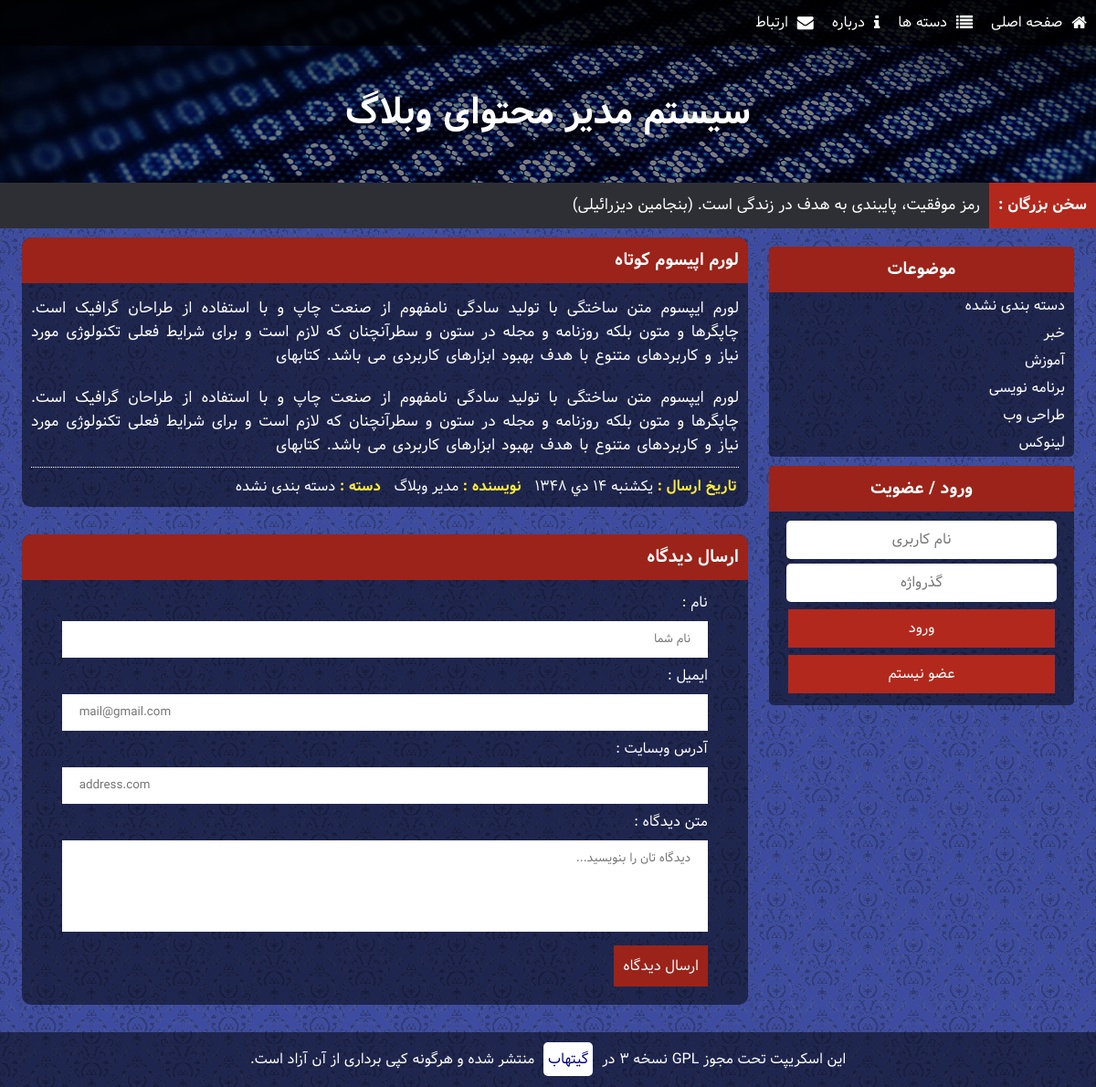
Page /post.php?id=3 on the earlier database version.
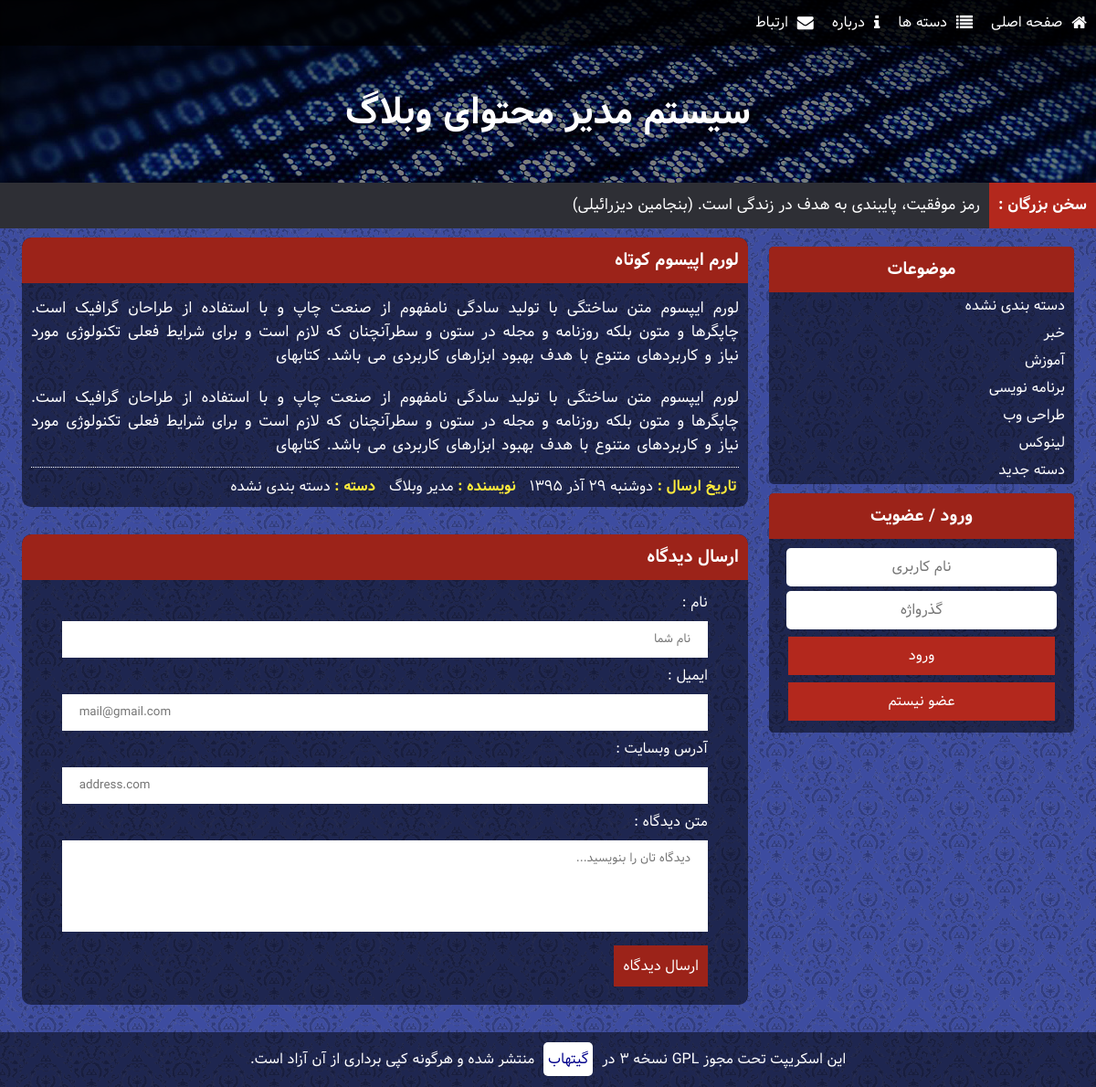
Same page on the later database version.
### tables this page shows
CREATE TABLE `CATS` (
  `ID` int(10) UNSIGNED NOT NULL,
  `NAME` varchar(30) NOT NULL
);

CREATE TABLE `POSTS` (
  `ID` int(11) UNSIGNED NOT NULL,
  `TYPE` tinyint(1) UNSIGNED ZEROFILL NOT NULL,
  `AUTHOR` int(11) NOT NULL,
  `TITLE` varchar(255) NOT NULL,
  `STEXT` text NOT NULL,
  `FTEXT` text NOT NULL,
  `CAT` int(10) UNSIGNED NOT NULL DEFAULT '0',
  `TIME` int(11) UNSIGNED NOT NULL,
  `TAGS` text NOT NULL
);

### includes/config.php (called while the page is built)
<?php
	$CONF = array(
		'remoteurl'	=>	'localhost',
		'dbuser'		=>	'root',
		'dbpass'		=>	'123456789',
		'dbname'		=>	'blog',
		'SITE_TITLE'	=>	'سیستم مدیر محتوای وبلاگ',
	);
	$TEXTS = array(
		'بهتر است روی پای خود بمیری تا روی زانو‌هایت زندگی کنی. (رودی)',
		'بر روی زمین چیزی بزرگتر از انسان نیست و در انسان چیزی بزرگتر از فکر او. (همیلتون)',
		'عمر آنقدر کوتاه است که نمی‌ارزد آدم حقیر و کوچک بماند. (دیزرائیلی)',
		'افراد شجاع فرصت می آفرینند .ترسوها و ضعفا منتظر فرصت می نشینند.(گوته)',
		'هر انسانی مرتکب اشتباه می شود؛ اما فقط انسان های احمق اشتباه خود را تکرار می کنند. (سیسرون)',
		'اگر در قدم اول موفقیت نصیب ما می شد، سعی و عمل دیگر معنایی نداشت.(موریس مترلینگ)',
		'کسی که شهامت قبول خطر را نداشته باشد، در زندگی به مقصود نخواهد رسید. (محمد علی كلی)',
		' آدمی ساخته‌ی افکار خویش است فردا همان خواهد شد که امروز می‌اندیشیده است. (مترلینگ)',
		'انسان همان چیزی است که باور دارد. (آنتوان چخوف)',
		'از دست دادن امیدی پوچ و محال، خود موفقیت و پیشرفتی بزرگ است. (شکسپیر)',
		'موفقیت بر روی ستون های شکست شکل می گیرد. (سری چتری)',
		'شکست یک عامل نیروبخش است، نه یک بازدارنده؛ هر شکست بذری از موفقیت در دل دارد. (ناپلئون هیل)',
		'کارایی اساس بقا است، اما لازمه موفقیت ثمربخش بودن است. (جان ماکسول)',
		'هرکس خواهان موفقیت است باید یاد بگیرد که ناکامی جزء حتمی فرایند پیشرفت است. (برادرز)',
		'موفقیت تنها نصیب معدودی می شود و این درحالی است که کثیری از مردم در رویای موفقیت به سر می برند. (جان جانسون)',
		'رمز موفقیت، پایبندی به هدف در زندگی است. (بنجامین دیزرائیلی)',
		'نخستین قانون موفقیت، تمرکز است. (ویلیام ماتیوس)',
		'بزرگ ترین موفقیت عبارت است از اعتماد یا سازش کامل بین اشخاص صمیمی. (رالف والدو امرسون)',
		'اگر کسی استعداد طبیعی داشته باشد بازهم باید برای موفقیت تمرین کند و آماده شود. (جان ماکسول)',
		'موفقیت برای اشخاص کم ظرفیت مقدمه گستاخی است. (مثل ایتالیایی)',
		'از موفقیت دیگران همان اندازه خوشحال باش که از موفقیت خودت خشنود می شوی. (کریستین لارسون)',
		'به یاد داشته باش که برای موفقیت، بیش از هر چیز به اراده و تصمیم نیاز داری. (آبراهام لینکلن)',
		'موفقیت در آرزوها، نسبت مستقیم با قدرت اراده ما دارد. (دیل کارنگی)',
		'به جای اینکه سعی کنید مرد موفقیت باشید، سعی کنید مرد ارزش ها باشید. (آلبرت اینشتین)',
		'هر موفقیت بزرگی نتیجه هزاران تلاش کوچک و عادی است که مورد توجه و ستایش دیگران قرار نمی گیرد. (برایان تریسی)'
	);
?>

### includes/PersianCalendar.php (called while the page is built, shortened)
<?php
function mds_date($format, $when="now", $persianNumber = 1)
{
	$TZhours=0;
	$TZminute=0;
	$result="";
	if($when=="now"){
		$year=date("Y");
		$month=date("m");
		$day=date("d");
		list( $Dyear, $Dmonth, $Dday ) = gregorian_to_mds($year, $month, $day);
		$when=mktime(date("H")+$TZhours,date("i")+$TZminute,date("s"),date("m"),date("d"),date("Y"));
	}else{
		$when+=$TZhours*3600+$TZminute*60;
		$date=date("Y-m-d",$when);
		list( $year, $month, $day ) = preg_split ( '/-/', $date );
		list( $Dyear, $Dmonth, $Dday ) = gregorian_to_mds($year, $month, $day);
		}
	$need= $when;
	$year=date("Y",$need);
	$month=date("m",$need);
	$day=date("d",$need);
	$i=0;
	$subtypetemp="";
	list( $Dyear, $Dmonth, $Dday ) = gregorian_to_mds($year, $month, $day);
	while($i<strlen($format))
	{
		$subtype=substr($format,$i,1);
		switch ($subtype)
		{
			case"F":
				$result.=monthname($Dmonth);
				break;
			case "j":
				$result1=$Dday;
				if($persianNumber==1) $result.=Convertnumber2farsi($result1);
				else $result.=$result1;
				break;
			case "l":
				$result1=date("l",$need);
				if($result1=="Saturday") $result1="&#1588;&#1606;&#1576;&#1607;";
				else if($result1=="Sunday") $result1="&#1610;&#1603;&#1588;&#1606;&#1576;&#1607;";
				else if($result1=="Monday") $result1="&#1583;&#1608;&#1588;&#1606;&#1576;&#1607;";
				$result.=$result1;
				break;
			case "Y":
				$result1=$Dyear;
				if($persianNumber==1) $result.=Convertnumber2farsi($result1);
				else $result.=$result1;
				break;
			default:
				$result.=$subtype;
		}
		$subtypetemp=substr($format,$i,1);
	$i++;
	}
	return $result;
}
function monthname($month)
{
    if($month=="09") return "&#1570;&#1584;&#1585;";
    if($month=="10") return "&#1583;&#1610;";
}
function Convertnumber2farsi($srting)
{
	$num0="&#1776;";
	$num1="&#1777;";
	$num2="&#1778;";
	$num3="&#1779;";
	$num4="&#1780;";
	$num5="&#1781;";
	$num6="&#1782;";
	$num7="&#1783;";
	$num8="&#1784;";
	$num9="&#1785;";
	$stringtemp="";
	$len=strlen($srting);
	for($sub=0;$sub<$len;$sub++)
	{
		 if(substr($srting,$sub,1)=="0")$stringtemp.=$num0;
		 elseif(substr($srting,$sub,1)=="1")$stringtemp.=$num1;
		 elseif(substr($srting,$sub,1)=="2")$stringtemp.=$num2;
		 elseif(substr($srting,$sub,1)=="3")$stringtemp.=$num3;
		 elseif(substr($srting,$sub,1)=="4")$stringtemp.=$num4;
		 elseif(substr($srting,$sub,1)=="5")$stringtemp.=$num5;
		 elseif(substr($srting,$sub,1)=="6")$stringtemp.=$num6;
		 elseif(substr($srting,$sub,1)=="7")$stringtemp.=$num7;
		 elseif(substr($srting,$sub,1)=="8")$stringtemp.=$num8;
		 elseif(substr($srting,$sub,1)=="9")$stringtemp.=$num9;
		 else $stringtemp.=substr($srting,$sub,1);
	}
return   $stringtemp;
}
function div($a,$b)
{
    return (int) ($a / $b);
}
function gregorian_to_mds ($g_y, $g_m, $g_d)
{
    $g_days_in_month = array(31, 28, 31, 30, 31, 30, 31, 31, 30, 31, 30, 31);
    $m_days_in_month = array(31, 31, 31, 31, 31, 31, 30, 30, 30, 30, 30, 29);
   $gy = $g_y-1600;
   $gm = $g_m-1;
   $gd = $g_d-1;
   $g_day_no = 365*$gy+div($gy+3,4)-div($gy+99,100)+div($gy+399,400);
   for ($i=0; $i < $gm; ++$i)
      $g_day_no += $g_days_in_month[$i];
   if ($gm>1 && (($gy%4==0 && $gy%100!=0) || ($gy%400==0)))
      $g_day_no++;
   $g_day_no += $gd;
   $m_day_no = $g_day_no-79;
   $j_np = div($m_day_no, 12053);
   $m_day_no = $m_day_no % 12053;
   $jy = 979+33*$j_np+4*div($m_day_no,1461);
   $m_day_no %= 1461;
   if ($m_day_no >= 366) {
      $jy += div($m_day_no-1, 365);
      $m_day_no = ($m_day_no-1)%365;
   }
   for ($i = 0; $i < 11 && $m_day_no >= $m_days_in_month[$i]; ++$i)
      $m_day_no -= $m_days_in_month[$i];
   $jm = $i+1;
   $jd = $m_day_no+1;
   return array($jy, $jm, $jd);
}
?>

### includes/functions.php (the view, shortened to what this page needs)
<?php
	require_once('config.php');
	require_once("PersianCalendar.php");
	$SQL = new mysqli($CONF['remoteurl'],$CONF['dbuser'],$CONF['dbpass'],$CONF['dbname']);
	$SQL->set_charset("utf8");
	function scape($str)
	{
		global $SQL;
		return $SQL->real_escape_string($str);
	}
	function logedin(){
		return false;
	}
	function get_text(){
		global $TEXTS;
		echo $TEXTS[ rand(0,count($TEXTS)-1) ];
	}
	function eecho($str=''){
		echo htmlentities($str);
	}
 ?>

### post.php (shortened to what this page needs)
<?php
	require_once('includes/functions.php');
	if( !isset($_POST['A']) AND !isset($_GET['A']) )
		require_once('header.php');
	if( isset($_GET['id']) && (int)$_GET['id']>0 )
	{
		$POSTID = scape((int)$_GET['id']);
		$GET_POST = $SQL->query("SELECT P.ID,P.TITLE,P.STEXT,P.FTEXT,P.TIME,P.TAGS,U.USER,U.NAME AS AUTHOR,C.ID,C.NAME AS CNAME FROM POSTS AS P, USERS AS U, CATS AS C WHERE P.AUTHOR=U.ID AND P.CAT=C.ID AND P.TYPE=1 AND P.ID=".$POSTID.";");
		if( $GET_POST!==FALSE AND $GET_POST->num_rows==1 )
		{
			$P = $GET_POST->fetch_assoc();
		?>
			<div class="singlepost">
				<div class="postsec">
					<h3><?php eecho($P['TITLE']); ?></h3>
					<div>
						<p class="post-text"><?php eecho($P['STEXT']); ?></p>
						<p class="post-text"><?php eecho($P['FTEXT']); ?></p>
						<div class="postfooter">
							<span><strong>تاریخ ارسال : </strong><?php echo mds_date("l  j F Y",$P['TIME']); ?></span>
							<span><strong>نویسنده : </strong><?php eecho($P['AUTHOR']); ?></span>
							<span><strong>دسته : </strong><?php eecho($P['CNAME']); ?></span>
						</div>
					</div>
				</div>
				<div class="sendcmt">
					<h3>ارسال دیدگاه</h3>
					<div>
						<div>
							<label>نام :</label>
							<input id="name" type="text" placeholder="نام شما" value="" />
						</div>
						<div>
							<label>ایمیل :</label>
							<input id="email" type="text" placeholder="mail@gmail.com" value="" />
						</div>
						<div>
							<label>آدرس وبسایت :</label>
							<input id="website" type="text" placeholder="address.com" value="" />
						</div>
						<div>
							<label>متن دیدگاه :</label>
							<textarea id="comment_text" placeholder="دیدگاه تان را بنویسید..."></textarea>
						</div>
						<div><button>ارسال دیدگاه</button></div>
					</div>
				</div>
			</div>
		<?php
		}
		else
		{
			echo '<h3 class="ntfnd">محتوایی برای نمایش پیدا نشد...</h3>';
		}
	} ?>
<?php	if( !isset($_POST['A']) AND !isset($_GET['A']) )
		require_once('footer.php');
?>

### header.php (shortened to what this page needs)
<!DOCTYPE html>
<html dir="rtl" lang="fa">
<head>
	<link rel="stylesheet" type="text/css" href="lib/main.css" />
	<link rel="stylesheet" type="text/css" href="lib/font-awesome.css" />
</head>
<body>
	<div class="nav">
		<ul>
			<a href="index.php"><li class="fa-home">صفحه اصلی</li></a>
			<a href="cats.php"><li class="fa-list">دسته ها</li></a>
			<a href="posts.php?N=about"><li class="fa-info">درباره</li></a>
			<a href="posts.php?N=contact"><li class="fa-envelope">ارتباط</li></a>
		</ul>
	</div>
	<div class="header"><span><?php echo $CONF['SITE_TITLE']; ?></span></div>
	<div class="toptext"><strong>سخن بزرگان : </strong><span><?php get_text(); ?></span></div>
	<div class="body">
		<div class="menu">
			<div class="cats">
				<h3>موضوعات</h3>
				<ul>
					<?php
						$CATS = $SQL->query('SELECT ID,NAME FROM CATS;');
						while ($CAT=$CATS->fetch_assoc() )
						{
							echo '<a href="index.php?CAT='.$CAT['ID'].'"><li>'.$CAT['NAME'].'</li></a>'.PHP_EOL;
						}
					 ?>
				</ul>
			</div>
			<?php if( !logedin() ){ ?>
			<div class="logreg">
				<h3>ورود / عضویت</h3>
				<div>
					<input id="user" type="text" placeholder="نام کاربری" />
					<input id="pass" type="password" placeholder="گذرواژه" />
					<button id="login" onclick="login();">ورود</button>
					<a href="register.php"><button id="login">عضو نیستم</button></a>
				</div>
			</div>	<?php } ?>
		</div>
		<div class="main">

### footer.php (shortened to what this page needs)
			</div>
			<div class="footer">این اسکریپت تحت مجوز GPL نسخه ۳ در <a href="https://github.com/amirhosseinkarimi/B-Blog/" na target="_blank">گیتهاب</a> منتشر شده و هرگونه کپی برداری از آن آزاد است.</div>
		</div>
  </body>
</html>

Differences in the rows shown:
added cats: NAME "دسته جدید"
changed posts: TIME "يكشنبه ۱۴ دي ۱۳۴۸" → "دوشنبه ۲۹ آذر ۱۳۹۵"
